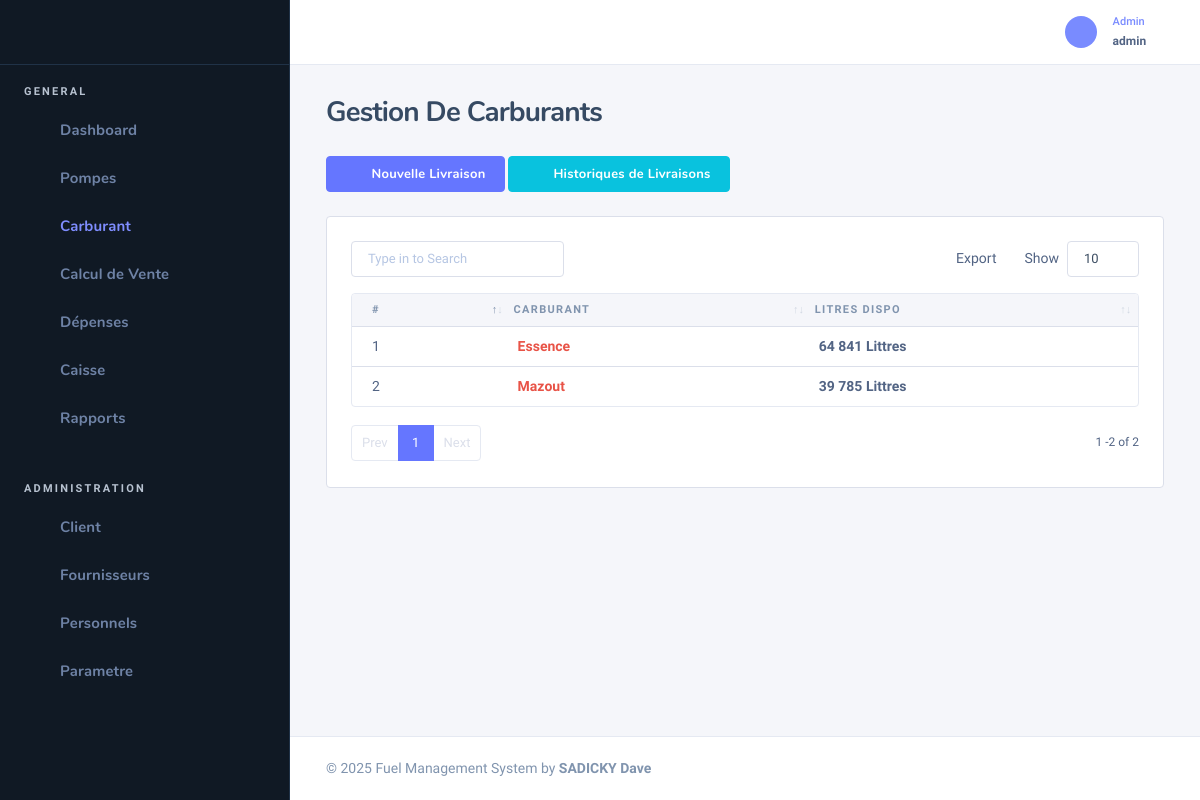
The page /carburants (signed in) on the database its author committed.
### tables this page shows
CREATE TABLE `tbl_carburant` (
  `id_carburant` int(11) NOT NULL,
  `id_type` int(11) DEFAULT NULL,
  `qty` int(11) DEFAULT NULL,
  `prix` int(11) DEFAULT NULL,
  `dateprix` datetime DEFAULT NULL,
  `statut` enum('1','0') DEFAULT NULL
);

CREATE TABLE `tbl_types` (
  `id_type` int(11) NOT NULL,
  `type` varchar(100) NOT NULL,
  `unity` varchar(10) NOT NULL
);

### Models/Admin/carburant.class.php (called while the page is built, shortened)
<?php
Class Carburant
{
    public function getCarburants()
        {
            $db = getConnection();
            $statement = $db->prepare("SELECT id_carburant,type,unity,qty,dateprix,prix FROM tbl_carburant as c,tbl_types as t WHERE c.id_type =t.id_type");
            $statement->execute();
            $tbP = array();
            while($data =  $statement->fetchObject()){
                $tbP[] = $data;
            }
             return $tbP;
        }
}
?>

### Vues/Admin/carburant.php (shortened to what this page needs)
<?php if ($_SESSION['role'] != 'caissier'): ?>
    <div class="nk-content-body">
        <div class="nk-block-head-content">
            <a href="#" class="btn btn-primary" data-bs-toggle="modal" data-bs-target="#add-order"><em class="icon ni ni-plus"></em><span>Nouvelle Livraison</span></a>
            <a href="<?= WEBROOT ?>rlivraison" class="btn btn-info"><em class="icon ni ni-sign-usdc"></em><span>Historiques de Livraisons</span></a>
        </div>
    </div>
<?php endif ?>
<div class="nk-block nk-block-lg">
    <div class="card card-bordered card-preview">
        <div class="card-inner">
            <table class="datatable-init-export nowrap table" data-export-title="Export">
                <thead>
                    <tr class="tb-tnx-head">
                        <th>#</th>
                        <th>Carburant</th>
                        <th>Litres Dispo</th>
                    </tr>
                </thead>
                <tbody>
                    <?php $cnt = 1;
                    foreach ($carburants as $user) : ?>
                        <tr>
                            <td><?= $cnt ?></td>
                            <td class="fw-bold text-danger"><?= $user->type ?></td>
                            <td class="fw-bold"><?= number_format($user->qty, 0, ',', ' ') ?> Littres</td>
                        </tr>
                    <?php $cnt++;
                    endforeach ?>
                </tbody>
            </table>
        </div>
    </div>
</div>

### rows shown on the page
tbl_carburant: id_type.type "Essence", qty "64 841"
tbl_carburant: id_type.type "Mazout", qty "39 785"

### other values the page prints
$_SESSION['username'] "admin"
$title "Gestion De Carburants"
